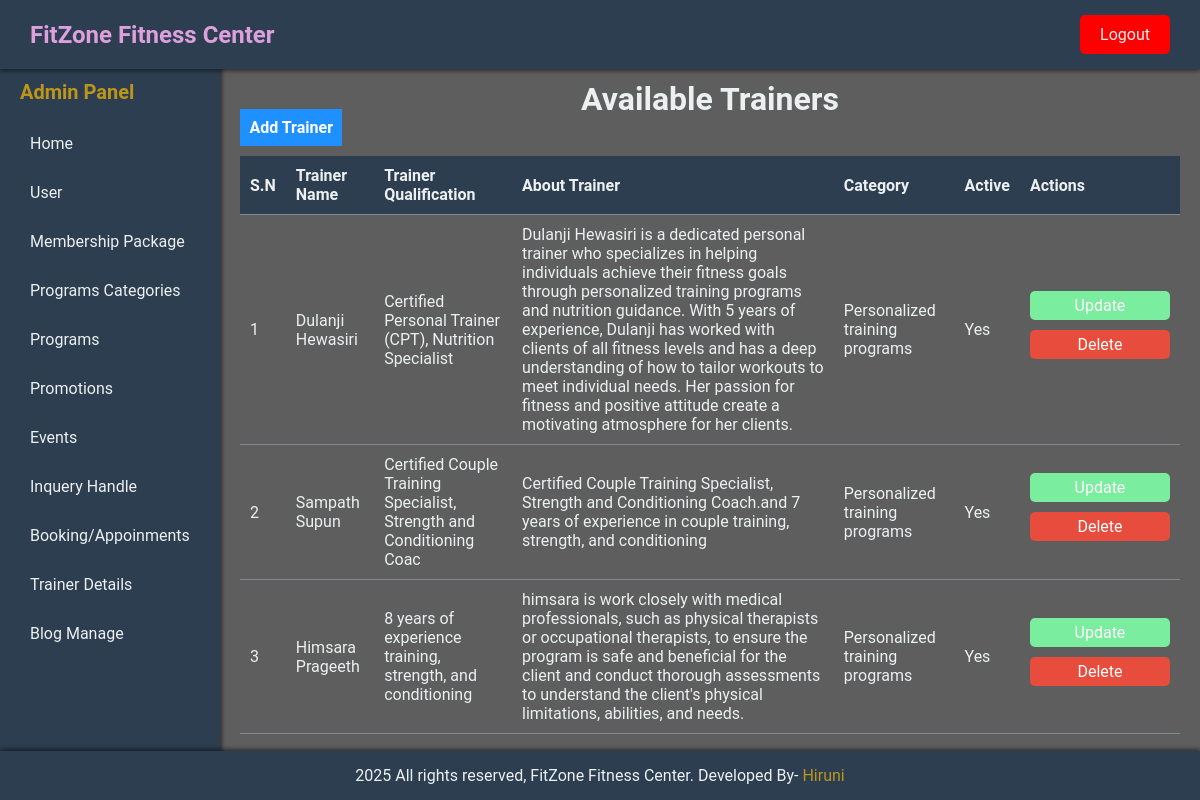
/admin-panel/manage-persontrainer.php (signed in), run on the app's committed database.
### tables this page shows
CREATE TABLE `tbl_trainer` (
  `id` int(10) UNSIGNED NOT NULL,
  `category_id` int(10) UNSIGNED NOT NULL,
  `name` varchar(255) NOT NULL,
  `qualifications` text NOT NULL,
  `about_trainer` text NOT NULL,
  `active` enum('Yes','No') NOT NULL
);

CREATE TABLE `tbl_programcategories` (
  `id` int(15) UNSIGNED NOT NULL,
  `title` varchar(100) NOT NULL,
  `image_name` varchar(255) NOT NULL,
  `active` enum('Yes','No') NOT NULL,
  `created_at` timestamp NOT NULL DEFAULT current_timestamp()
);

### admin-panel/manage-persontrainer.php (the view)
<?php
include('partials/main.php');
?>
<div class="main-content">
    <div class="wrapper">
        <h1 class="text-center">Available Trainers</h1>
        <a href="add-trainer.php" class="btn-primary">Add Trainer</a>
        <br><br>
        <table class="tbl-full">
            <thead>
                <tr>
                    <th>S.N</th>
                    <th>Trainer Name</th>
                    <th>Trainer Qualification</th>
                    <th>About Trainer</th>
                    <th>Category</th>
                    <th>Active</th>
                    <th>Actions</th>
                </tr>
            </thead>
            <tbody>
                <?php
                $sql = "SELECT t.id, t.name, t.qualifications, t.about_trainer, t.active, c.title AS category_title
                        FROM tbl_trainer t
                        JOIN tbl_programCategories c ON t.category_id = c.id";
                $res = $conn->query($sql);
                if ($res->num_rows > 0) {
                    $sn = 1;
                    while ($row = $res->fetch_assoc()) {
                        $id = $row['id'];
                        $name = $row['name'];
                        $qualifications = $row['qualifications'];
                        $about_trainer = $row['about_trainer'];
                        $category_title = $row['category_title'];
                        $active = $row['active'];
                ?>
                <tr>
                    <td><?php echo $sn++; ?></td>
                    <td><?php echo htmlspecialchars($name); ?></td>
                    <td><?php echo htmlspecialchars($qualifications); ?></td>
                    <td><?php echo htmlspecialchars($about_trainer); ?></td>
                    <td><?php echo htmlspecialchars($category_title); ?></td>
                    <td><?php echo htmlspecialchars($active); ?></td>
                    <td>
                        <a href="update-trainer.php?id=<?php echo $id; ?>" class="btn-members">Update</a>
                        <a href="delete-trainer.php?id=<?php echo $id; ?>" class="btn-membersDelete">Delete</a>
                    </td>
                </tr>
                <?php
                    }
                } else {
                    echo "<tr><td colspan='7' class='error'>No trainers available.</td></tr>";
                }
                ?>
            </tbody>
        </table>
    </div>
</div>
<?php include('partials/footer.php'); ?>

### admin-css/style.css (style rules this page uses)
:root { --primary-color: #bc961a; --primary-color-dark: #82a016; --secondary-color: #2c3e50; --background-light: rgba(255, 255, 255, 0.1); --background-dark: rgba(0, 0, 0, 0.7); --text-light: #ecf0f1; --text-dark: #bdc3c7; --button-hover-color: #92ec8f; --border-color: #7f8c8d; }
* { margin: 0; padding: 0; box-sizing: border-box; font-family: 'Roboto', sans-serif; }
body { display: flex; flex-direction: column; min-height: 100vh; background-color: var(--background-dark); }
.main-content { flex: 1; padding: 20px; overflow-y: auto; color: var(--text-light); }
table { width: 100%; border-collapse: collapse; }
th, td { padding: 10px; text-align: left; border-bottom: 1px solid var(--border-color); color: var(--text-light); }
th { background-color: var(--secondary-color); font-weight: bold; }
.text-center { text-align: center; }
.btn-primary { background-color: #1e90ff; padding: 1%; color: white; text-decoration: none; font-weight: bold; margin-bottom: 20px; }
.btn-members, .btn-membersDelete { display: block; width: 140px; padding: 5px; text-align: center; margin-bottom: 10px; text-decoration: none; color: white; border-radius: 5px; }
.btn-members { background-color: #7bed9f; }
.btn-membersDelete { background-color: #e74c3c; }
table { width: 100%; margin-bottom: 20px; }
td { padding: 10px; color: #ecf0f1; }

### data on the page
tbl_trainer: name "Dulanji Hewasiri", qualifications "Certified Personal Trainer (CPT), Nutrition Specialist", about_trainer "Dulanji Hewasiri is a dedicated personal trainer who specializes in helping individuals achieve their fitness goals through personalized training programs and nutrition guidance. With 5 years of experience, Dulanji has worked with clients of all fitness levels and has a deep understanding of how to tailor workouts to meet individual needs. Her passion for fitness and positive attitude create a motivating atmosphere for her clients.", tbl_programcategories.title "Personalized training programs", active "Yes"
tbl_trainer: name "Sampath Supun", qualifications "Certified Couple Training Specialist, Strength and Conditioning Coac", about_trainer "Certified Couple Training Specialist, Strength and Conditioning Coach.and 7 years of experience in couple training, strength, and conditioning", tbl_programcategories.title "Personalized training programs", active "Yes"
tbl_trainer: name "Himsara Prageeth", qualifications "8 years of experience training, strength, and conditioning", about_trainer "himsara is work closely with medical professionals, such as physical therapists or occupational therapists, to ensure the program is safe and beneficial for the client and conduct thorough assessments to understand the client's physical limitations, abilities, and needs.", tbl_programcategories.title "Personalized training programs", active "Yes"
